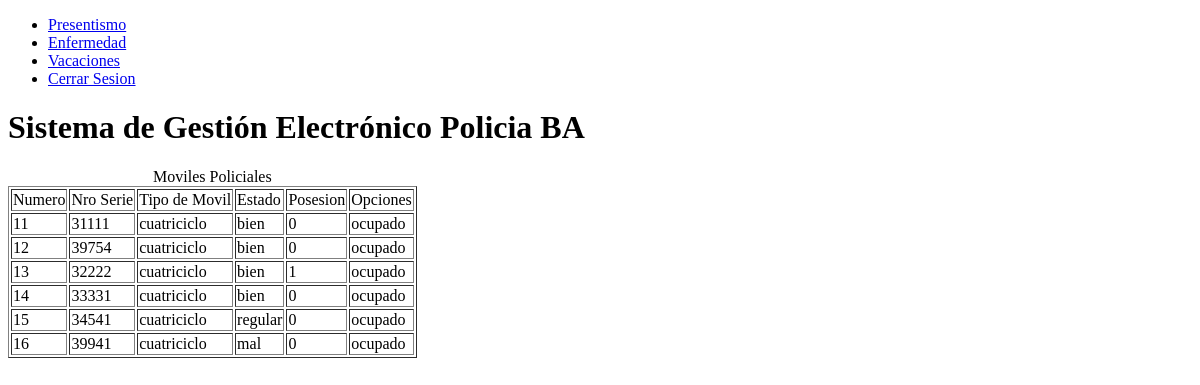
The app's page /usuarios/cuatriciclo.php (signed in), older data.
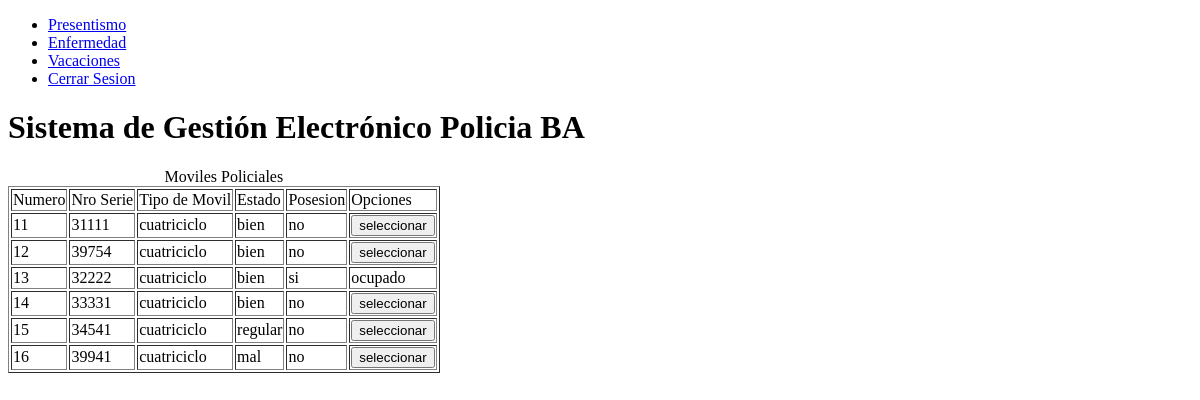
The same page, newer data.
### tables this page shows
CREATE TABLE `moviles` (
  `movil_id` int(11) NOT NULL,
  `nro_serie` int(11) NOT NULL,
  `tipo_movil` varchar(50) NOT NULL,
  `estado` varchar(50) NOT NULL,
  `posesion` varchar(5) NOT NULL,
  `fecha_borrado` date DEFAULT NULL
);

### usuarios/cuatriciclo.php (the view, shortened to what this page needs)
<?php
    include("../conexion.php");
    $sql = "SELECT movil_id,nro_serie,tipo_movil,estado,posesion FROM moviles
    where   estado <> 'radiado' and (tipo_movil = 'cuatriciclo')  order by movil_id asc";
    $rta = mysqli_query($conexion,$sql) or
    die("Problemas en el select:".mysqli_error($conexion));
?>
<!DOCTYPE html>
<html lang="en">
<head>
</head>
<body>
        <ul>
            <li><a href="index.php">Presentismo</a></li>
            <li><a href="enfermedad.php">Enfermedad</a></li>
            <li><a href="vacaciones.php">Vacaciones</a></li>
            <li><a href="../cerrar_session.php">Cerrar Sesion</a></li>
        </ul>
        <h1>Sistema de Gestión Electrónico Policia BA</h1>
        <table border="1">
        <caption>Moviles Policiales</caption>
            <tr>
                <td>Numero</td>
                <td>Nro Serie</td>
                <td>Tipo de Movil</td>
                <td>Estado</td>
                <td>Posesion</td>
                <td>Opciones</td>
            </tr>
            <?php
                while($mostrar = mysqli_fetch_array($rta)){
            ?>
            <tr>
                <td><?php echo $mostrar['movil_id']?></td>
                <td><?php echo $mostrar['nro_serie']?></td>
                <td><?php echo $mostrar['tipo_movil']?></td>
                <td><?php echo $mostrar['estado']?></td>
                <td><?php echo $mostrar['posesion']?></td>
                    <form method="POST">
                        <td>
                            <?php
                                if($mostrar['posesion']=="no"){
                            ?>
                                <input type="submit" value="seleccionar" name="seleccionar">
                            <?php
                                }
                                else echo "ocupado";
                            ?>
                        </td>
                    </form>
            </tr>
            <?php
                }
            ?>
        </table>
</body>
</html>

Row changes from the older to the newer data that the page shows:
changed moviles id 11: posesion "0" → "no"; seleccionar (not shown) → "seleccionar"; no longer shows "ocupado"
changed moviles id 12: posesion "0" → "no"; seleccionar (not shown) → "seleccionar"; no longer shows "ocupado"
changed moviles id 13: posesion "1" → "si"
changed moviles id 14: posesion "0" → "no"; seleccionar (not shown) → "seleccionar"; no longer shows "ocupado"
changed moviles "regular": posesion "0" → "no"; seleccionar (not shown) → "seleccionar"; no longer shows "ocupado"
changed moviles "mal": posesion "0" → "no"; seleccionar (not shown) → "seleccionar"; no longer shows "ocupado"
